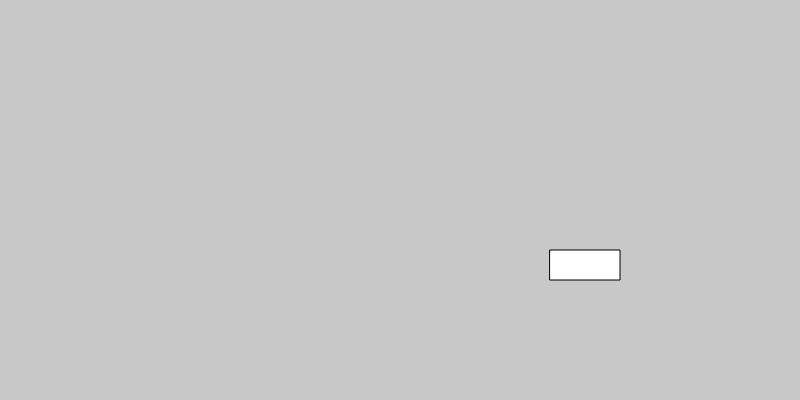
Frame 1 (no input)
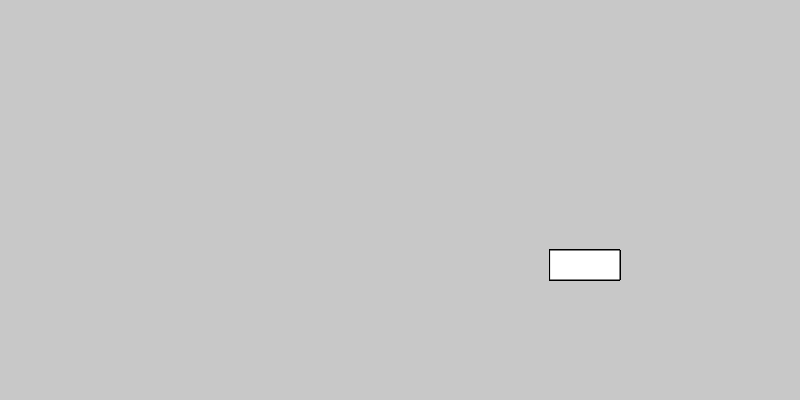
Frame 60 (no input)
Frame 120 (the mouse pressed at the canvas centre since frame 60): identical to frame 60, image omitted

The p5.js sketch that drew these frames (run headless with seeded random() and noise() and a simulated clock; from frame 60 on, the mouse is pressed at the canvas centre):

// p5.js sketch
// ── sketch.js
function setup() {
  createCanvas(800, 400);
  background(200, 200, 200);
}

function draw() {
  rect(550, 250, 70, 30);
}

//First ever rectangle, paramaters of this rectangle are (x,y,width,height)
